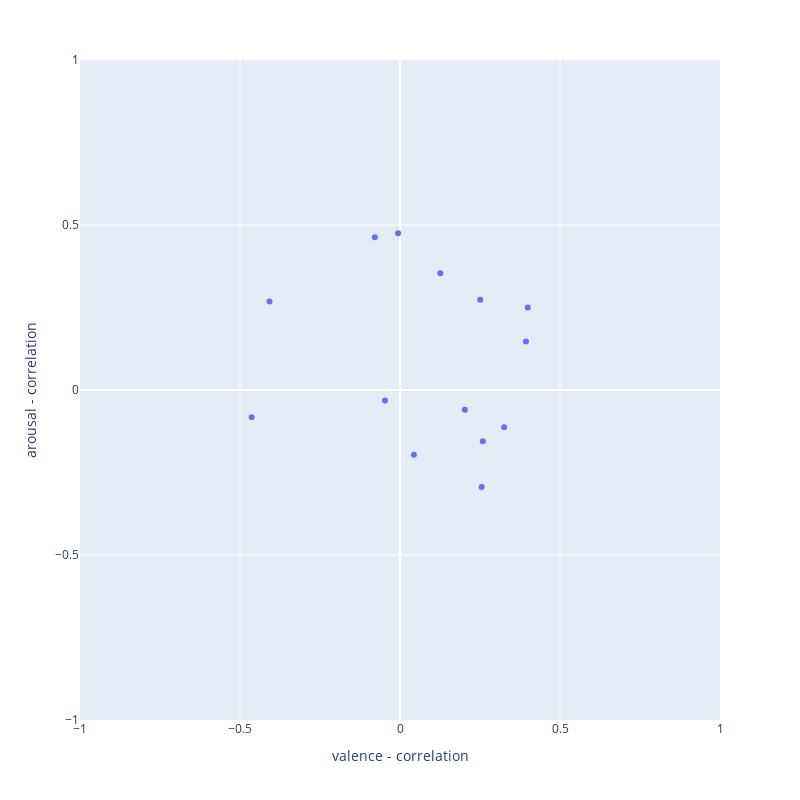

Notebook code for this chart:
### Code cell
fig = px.scatter(x=x, y=y, width=800, height=800)
fig.update_xaxes(range = [-1,1], title="valence - correlation")
fig.update_yaxes(range = [-1,1], title="arousal - correlation")
fig.show()

### Figure 1 — Plotly figure (JSON) as saved in the notebook; plotly's stock layout.template omitted (floating-point values rounded to 4 significant figures)
{"data": [{"hovertemplate": "x=%{x}<br>y=%{y}<extra></extra>", "legendgroup": "", "marker": {"color": "#636efa", "symbol": "circle"}, "mode": "markers", "name": "", "orientation": "v", "showlegend": false, "type": "scatter", "x": [0.3936, 0.2505, 0.3253, 0.04354, 0.255, -0.005944, 0.3995, -0.4077, -0.4637, 0.2588, 0.1261, -0.07848, -0.04683, 0.2026], "xaxis": "x", "y": [0.1473, 0.2735, -0.1126, -0.1962, -0.294, 0.4752, 0.25, 0.2683, -0.08255, -0.1554, 0.3541, 0.4626, -0.03189, -0.0595], "yaxis": "y"}], "layout": {"height": 800, "legend": {"tracegroupgap": 0}, "margin": {"t": 60}, "width": 800, "xaxis": {"anchor": "y", "domain": [0, 1], "range": [-1, 1], "title": {"text": "valence - correlation"}, "type": "linear"}, "yaxis": {"anchor": "x", "domain": [0, 1], "range": [-1, 1], "title": {"text": "arousal - correlation"}, "type": "linear"}}}
